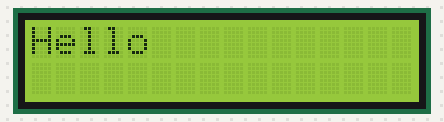
Recording of a sketch running on a simulated Arduino Uno, built with avr-gcc and run on an emulated ATmega328P. Parts: 16×2 character LCD.

Above: at 0.1 s.
At 1.1 s:
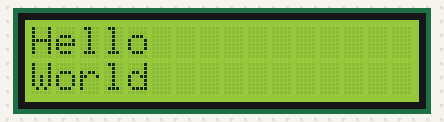

The sketch:

job12.ino
```cpp
#include <LiquidCrystal_I2C.h>

LiquidCrystal_I2C lcd(0x27,16,2);

void setup()
{
  lcd.init();
  lcd.backlight();
  lcd.setCursor(0,0);
  lcd.print("Hello");
  delay(1000);
  lcd.setCursor(0,1);
  lcd.print("World");
}

void loop()
{

}
```
